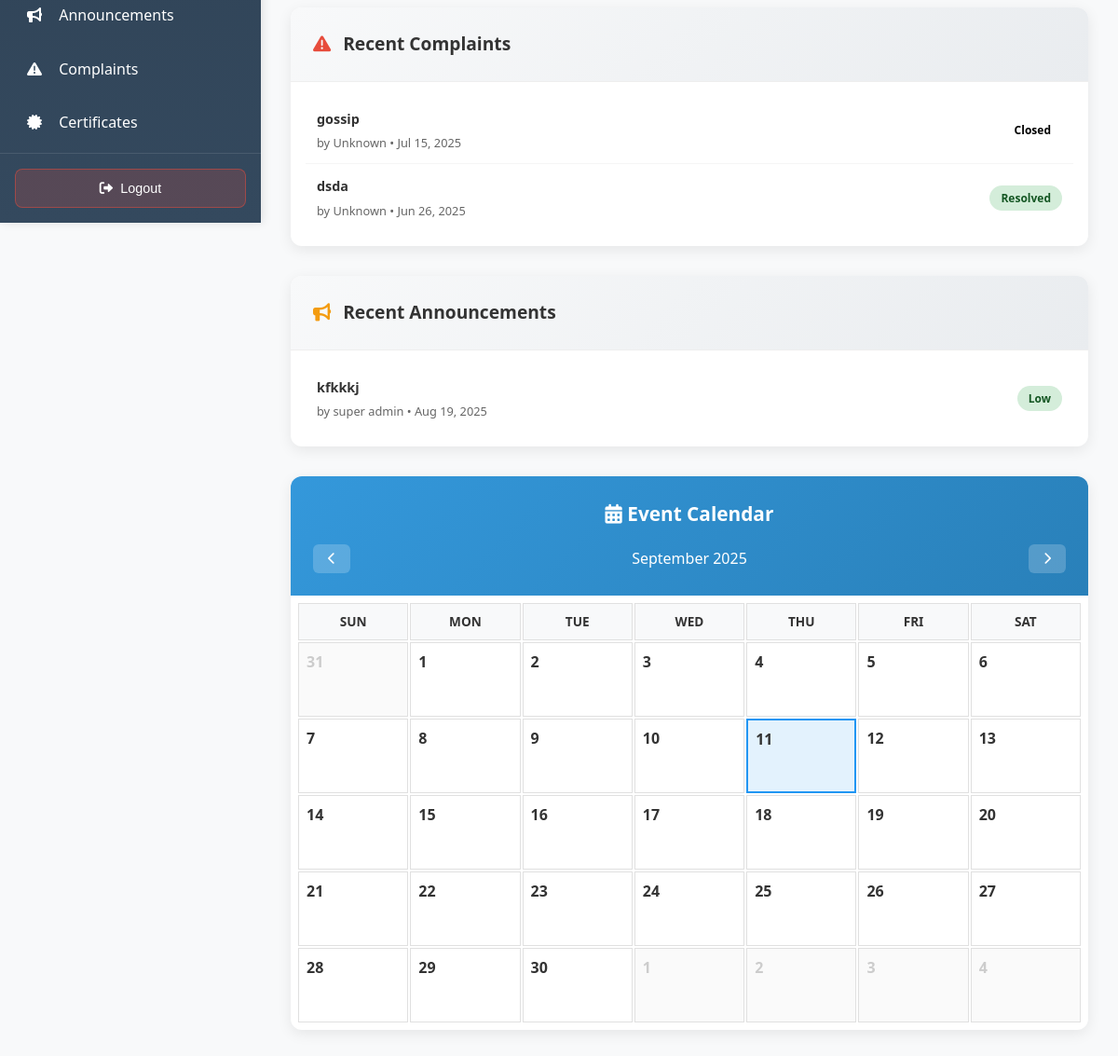
Before: /employee/admin/dashboard.php (signed in, lower part) with the older database file.
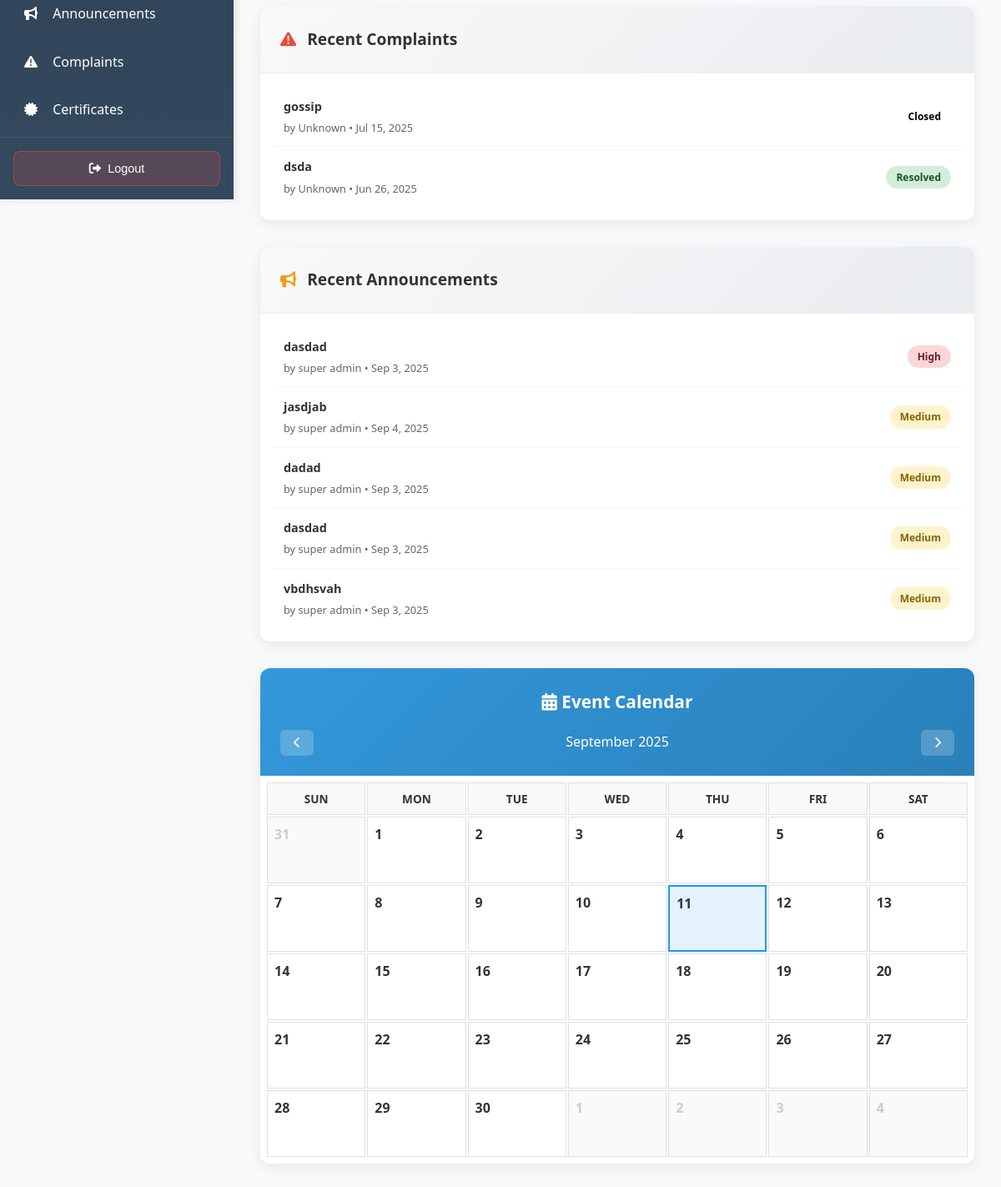
After: the same page with the newer database file.
### tables this page shows
CREATE TABLE `complaints` (
  `id` int(11) NOT NULL,
  `nature_of_complaint` varchar(255) DEFAULT NULL,
  `description` text NOT NULL,
  `priority` enum('low','medium','high') NOT NULL DEFAULT 'medium',
  `status` enum('pending','in-progress','resolved','closed') NOT NULL DEFAULT 'pending',
  `resident_id` int(11) DEFAULT NULL,
  `complainant_name` varchar(255) DEFAULT NULL,
  `complainant_contact` varchar(20) DEFAULT NULL,
  `created_at` timestamp NOT NULL DEFAULT current_timestamp(),
  `updated_at` timestamp NOT NULL DEFAULT current_timestamp() ON UPDATE current_timestamp(),
  `defendant_resident_id` int(11) DEFAULT NULL,
  `defendant_name` varchar(255) DEFAULT NULL,
  `defendant_contact` varchar(20) DEFAULT NULL,
  `resolution` text DEFAULT NULL,
  `mediation_date` date DEFAULT NULL
);

CREATE TABLE `announcements` (
  `id` int(11) NOT NULL,
  `title` varchar(255) NOT NULL,
  `content` text NOT NULL,
  `priority` enum('low','medium','high') NOT NULL DEFAULT 'low',
  `announcement_type` varchar(20) DEFAULT 'general',
  `status` enum('active','inactive','expired') NOT NULL DEFAULT 'active',
  `event_date` date DEFAULT NULL,
  `event_time` time DEFAULT NULL,
  `location` varchar(500) DEFAULT NULL,
  `expiry_date` date DEFAULT NULL,
  `needs_volunteers` tinyint(1) DEFAULT 0,
  `max_volunteers` int(11) DEFAULT NULL,
  `created_by` int(11) NOT NULL,
  `created_at` timestamp NOT NULL DEFAULT current_timestamp(),
  `updated_at` timestamp NOT NULL DEFAULT current_timestamp() ON UPDATE current_timestamp()
);

CREATE TABLE `users` (
  `id` int(11) NOT NULL,
  `full_name` varchar(255) NOT NULL,
  `email` varchar(255) NOT NULL,
  `password` varchar(255) NOT NULL,
  `role` enum('captain','secretary','super_admin','treasurer') NOT NULL,
  `status` enum('active','inactive') DEFAULT 'active',
  `created_at` timestamp NOT NULL DEFAULT current_timestamp(),
  `last_login` timestamp NULL DEFAULT NULL,
  `updated_at` timestamp NOT NULL DEFAULT current_timestamp() ON UPDATE current_timestamp()
);

### employee/admin/dashboard.php (the view, shortened to what the changed rows need)
<?php
require_once '../../config.php';
$recent_complaints_query = "SELECT c.*, r.full_name FROM complaints c
                          LEFT JOIN residents r ON c.resident_id = r.id
                          ORDER BY c.created_at DESC LIMIT 5";
$recent_complaints = mysqli_query($connection, $recent_complaints_query);
$recent_announcements_query = "SELECT a.*, u.full_name as created_by_name
                              FROM announcements a
                              LEFT JOIN users u ON a.created_by = u.id
                              WHERE a.status = 'active'
                              AND (a.expiry_date IS NULL OR a.expiry_date >= CURDATE())
                              ORDER BY a.priority DESC, a.created_at DESC
                              LIMIT 5";
$recent_announcements = mysqli_query($connection, $recent_announcements_query);
$recent_complaints_data = [];
if ($recent_complaints && mysqli_num_rows($recent_complaints) > 0) {
    mysqli_data_seek($recent_complaints, 0);
    while ($row = mysqli_fetch_assoc($recent_complaints)) {
        $recent_complaints_data[] = $row;
    }
}
$recent_announcements_data = [];
if ($recent_announcements && mysqli_num_rows($recent_announcements) > 0) {
    mysqli_data_seek($recent_announcements, 0);
    while ($row = mysqli_fetch_assoc($recent_announcements)) {
        $recent_announcements_data[] = $row;
    }
}
?>
<!DOCTYPE html>
<html lang="en">
<head>
    <link href="https://cdnjs.cloudflare.com/ajax/libs/font-awesome/6.0.0/css/all.min.css" rel="stylesheet">
    <link href="https://cdn.jsdelivr.net/npm/sweetalert2@11.7.32/dist/sweetalert2.min.css" rel="stylesheet">
</head>
<body>
    <div class="main-content">
        <div class="content-area">
            <div class="dashboard-layout">
                <div class="left-section">
                    <div class="recent-activities">
                        <div class="recent-card">
                            <div class="recent-list">
                                <?php if (!empty($recent_complaints_data)): ?>
                                    <?php foreach ($recent_complaints_data as $complaint): ?>
                                        <div class="recent-item">
                                            <div class="recent-info">
                                                <h4><?php echo htmlspecialchars($complaint['nature_of_complaint']); ?></h4>
                                                <p>by <?php echo htmlspecialchars($complaint['full_name'] ?? 'Unknown'); ?> • <?php echo date('M j, Y', strtotime($complaint['created_at'])); ?></p>
                                            </div>
                                            <span class="status-badge status-<?php echo $complaint['status']; ?>">
                                                <?php echo ucfirst($complaint['status']); ?>
                                            </span>
                                        </div>
                                    <?php endforeach; ?>
                                <?php endif; ?>
                            </div>
                        </div>
                        <div class="recent-card">
                            <div class="recent-list">
                                <?php if (!empty($recent_announcements_data)): ?>
                                    <?php foreach ($recent_announcements_data as $announcement): ?>
                                        <div class="recent-item">
                                            <div class="recent-info">
                                                <h4><?php echo htmlspecialchars($announcement['title']); ?></h4>
                                                <p>by <?php echo htmlspecialchars($announcement['created_by_name'] ?? 'Unknown'); ?> • <?php echo date('M j, Y', strtotime($announcement['created_at'])); ?></p>
                                            </div>
                                            <span class="priority-badge priority-<?php echo $announcement['priority']; ?>">
                                                <?php echo ucfirst($announcement['priority']); ?>
                                            </span>
                                        </div>
                                    <?php endforeach; ?>
                                <?php endif; ?>
                            </div>
                        </div>
                    </div>
                </div>
            </div>
        </div>
    </div>
</body>
</html>

Changed rows visible on the page:
no longer on this page (row unchanged): announcements: title "kfkkkj", users.full_name "super admin", created_at "Aug 19, 2025", priority "Low"
added announcements: title "dasdad", users.full_name "super admin", created_at "Sep 3, 2025", priority "High"
added announcements: title "jasdjab", users.full_name "super admin", created_at "Sep 4, 2025", priority "Medium"
added announcements: title "dadad", users.full_name "super admin", created_at "Sep 3, 2025", priority "Medium"
added announcements: title "dasdad", users.full_name "super admin", created_at "Sep 3, 2025", priority "Medium"
added announcements: title "vbdhsvah", users.full_name "super admin", created_at "Sep 3, 2025", priority "Medium"
